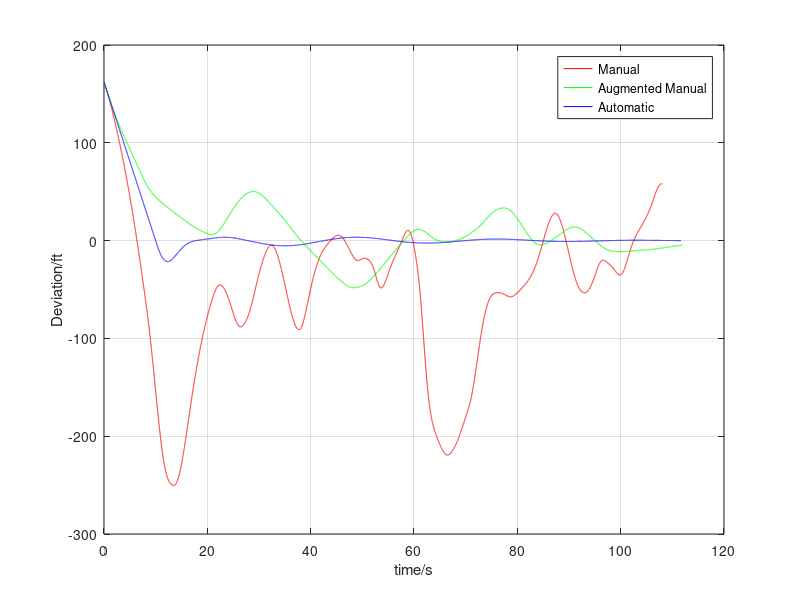

The MATLAB script that drew this image:
%pilot diagram
clear 
clc

load('manual_log2.1.mat')
SimTimeManual = SimTime;
SimAltitudeManual = SimAltitude;
SimDeviationManual = SimDeviation;


load('control_variables2.4.mat')
SimTimeControl = SimTime;
SimAltitudeControl = SimAltitude;
SimDeviationControl = SimDeviation;

load('autopilot_variables2.5.mat')
SimTimeAuto = SimTime;
SimAltitudeAuto = SimAltitude;
SimDeviationAuto = SimDeviation;

plot(SimTimeManual,SimAltitudeManual,'r');
hold on
plot(SimTimeControl,SimAltitudeControl,'g');
hold on
plot(SimTimeAuto,SimAltitudeAuto,'b');
grid on
xlabel('time/s');
ylabel('Altitude/ft');
legend('Manual','Augmented Manual','Automatic');
hold off

plot(SimTimeManual,SimDeviationManual,'r');
hold on
plot(SimTimeControl,SimDeviationControl,'g');
hold on
plot(SimTimeAuto,SimDeviationAuto,'b');
xlabel('time/s');
ylabel('Deviation/ft')
legend('Manual','Augmented Manual','Automatic');
grid on
hold off

